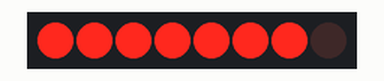
This sketch was run on a simulated Arduino Uno, built with avr-gcc and run on an emulated ATmega328P. Shown: 8 shift-register outputs drawn as a row of LEDs (first output left, lit = HIGH). Wiring (inferred from the names in the program): shift register (74HC595): data pin 2; shift clock pin 5; latch pin 4; OE pin 3. Wiring (inferred from the signals the program sends): row of LEDs: on Q0, Q1, Q2, Q3, Q4, Q5, Q6, Q7.

Above: at 0.1 s.
At 0.3 s:
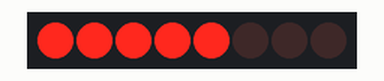
At 0.5 s:
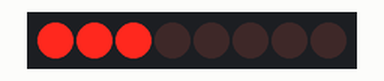
At 2.0 s:
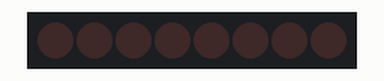
At 4.0 s:
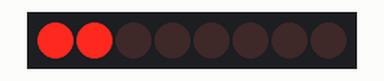
At 7.5 s:
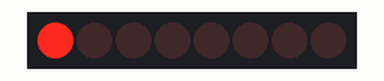
Timing chart, 0 to 7.8 s (numbered marks = the images above):
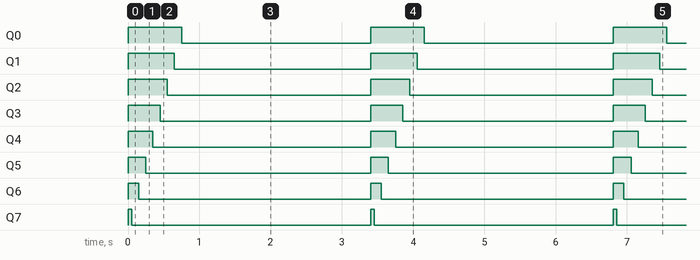

Measured:
- by itself, Q0: alternates HIGH for 0.75 s and LOW for 2.7 s
- by itself, Q1: alternates HIGH for 0.65 s and LOW for 2.8 s
- by itself, Q2: alternates HIGH for 0.55 s and LOW for 2.9 s
- by itself, Q3: alternates HIGH for 0.45 s and LOW for 3.0 s
- by itself, Q4: alternates HIGH for 0.35 s and LOW for 3.1 s
- by itself, Q5: alternates HIGH for 0.25 s and LOW for 3.2 s
- by itself, Q6: alternates HIGH for 0.15 s and LOW for 3.3 s
- by itself, Q7: alternates HIGH for 0.05 s and LOW for 3.4 s

The sketch:

clock.ino
```cpp
// This code is designed to run with 74HC595 Shift Registers. It might need slight changes to run with others

const int dataPin = 2;        // DATA/SER - Data
const int oePin = 3;          // OE - Output enable pin, activates on low for 74HC595 series shift registers
const int latchPin = 4;       // STROBE/RCLK - "Latches" the bits from the data pin to the shift register memory
const int clockPin = 5;       // CP/SRCLK - Clock for shift register data
const int clearPin = 6;       // SRCLR - Clears shift register memory

const int interruptPin = 9;  // Interrupt pin or smthn idk yet

byte leds = 0;    // holds current pattern
byte output = 0;  // holds final string of bits to output to shift registers

// put your setup code here, to run once:
void setup() {
  pinMode(clockPin, OUTPUT);
  pinMode(dataPin, OUTPUT);
  pinMode(latchPin, OUTPUT);
  pinMode(oePin, OUTPUT);
}

// put your main code here, to run repeatedly:
void loop() {
  digitalWrite(clearPin, HIGH);   // SRCLR (the clear pin) should be set to high on the 74HC595 since it's active low (keepign it high is required for the shift register to function)

  setBrightness(255);
  leds = 0;
  updateShiftRegister();
  delay(50);
  for (int i = 0; i < 8; i++) {   // Turns on all LEDs one by one
    bitSet(leds, i);              // Sets bit that controls LEDs in variable "leds"
    updateShiftRegister();
    delay(100);
  }
  for (byte b = 255; b > 0; b--) {
    setBrightness(b);
    delay(10);
  }
}

// sets A3/Latch Pin to low, then calls "shiftOut()" to shift out contents of the variable "leds" into the shift register before setting A3/Latch Pin back to low
void updateShiftRegister() {
  digitalWrite(latchPin, LOW);
  shiftOut(dataPin, clockPin, LSBFIRST, leds);
  digitalWrite(latchPin, HIGH);
}

void updateShiftRegisterOutput() {
  leds = output;
}

// generates PWM (Pulse Width Modulation) signal and writes it to OE Pin
void setBrightness(byte brightness) {  // 0 to 255
  analogWrite(oePin, 255 - brightness);
}
```
